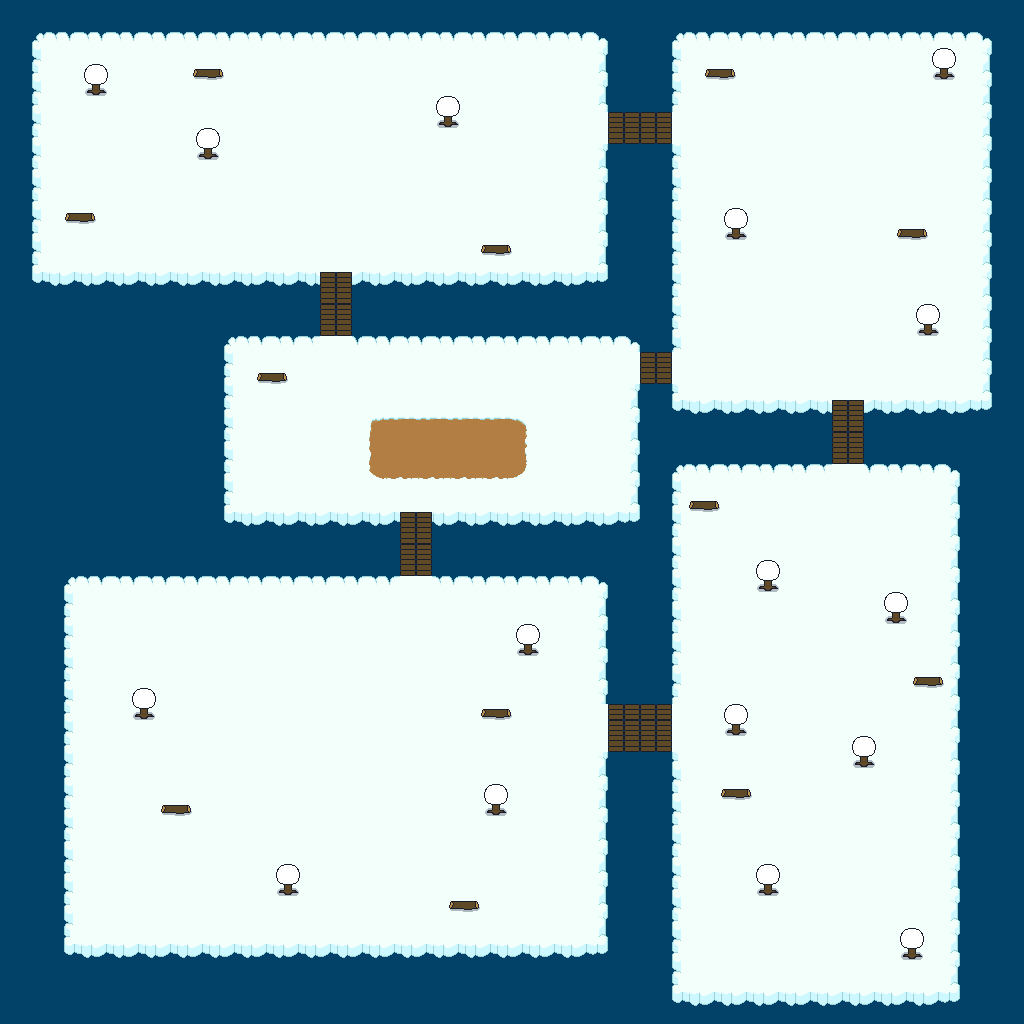

This game map was drawn from its Tiled (.tmx) file and the tilesets committed beside it. A one-line description and the trimmed map source follow:
An orthogonal 64x64 tile map with 16x16 px tiles, 5 tile layers (ground(ocean), collidable, LAND, collidable2, ...), 2 tilesets.

<map version="1.5" tiledversion="1.6.0" orientation="orthogonal" renderorder="right-down" width="64" height="64" tilewidth="16" tileheight="16" infinite="0" nextlayerid="11" nextobjectid="1">
 <editorsettings>
  <export target="level_winter_two.json" format="json" />
 </editorsettings>
 <tileset firstgid="1" source="wintertiles.tsx" />
 <tileset firstgid="241" source="falltiles.tsx" />
 <layer id="4" name="ground(ocean)" width="64" height="64">
  <data>[4096 cells, 4058 non-empty, 1 distinct tile ids]</data>
 </layer>
 <layer id="7" name="collidable" width="64" height="64">
  <data>[4096 cells, 480 non-empty, 13 distinct tile ids]</data>
 </layer>
 <layer id="8" name="LAND" width="64" height="64">
  <data>[4096 cells, 2396 non-empty, 6 distinct tile ids]</data>
 </layer>
 <layer id="9" name="collidable2" width="64" height="64">
  <data>[4096 cells, 88 non-empty, 6 distinct tile ids]</data>
 </layer>
 <layer id="10" name="plantland" width="64" height="64">
  <data>[4096 cells, 40 non-empty, 16 distinct tile ids]</data>
 </layer>
</map>
